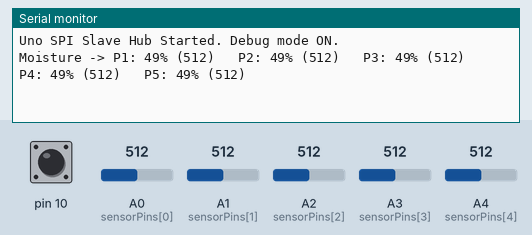
Bench run of a sketch on a simulated Arduino Uno, built with avr-gcc and run on an emulated ATmega328P. Parts: the last lines printed to the serial monitor. The test bench sets the inputs (shaded band); at power-on: A0 (sensorPins[0]) = 512, A1 (sensorPins[1]) = 512, A2 (sensorPins[2]) = 512, A3 (sensorPins[3]) = 512, A4 (sensorPins[4]) = 512, pin 10 HIGH.

Above: at 1.2 s.
1.3 s: A0 (sensorPins[0]) set to 716
At 2.6 s:
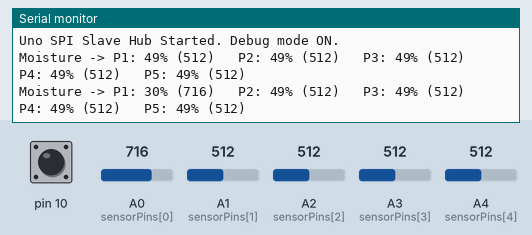
2.8 s: A1 (sensorPins[1]) set to 716
At 3.8 s:
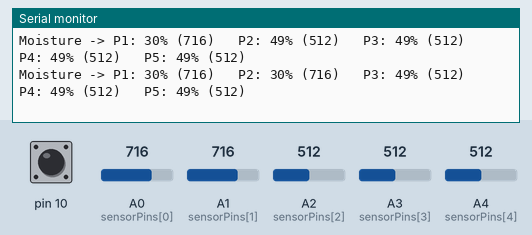
4.3 s: A2 (sensorPins[2]) set to 716
At 5.6 s:
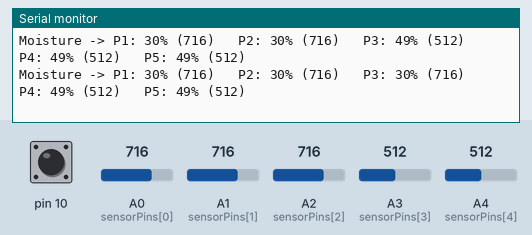
5.8 s: A3 (sensorPins[3]) set to 716
At 6.8 s:
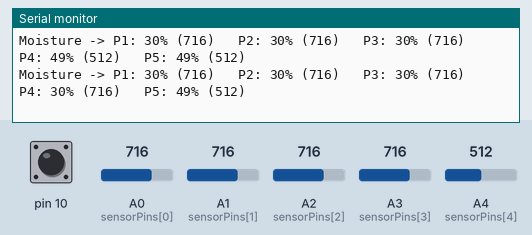
7.3 s: A4 (sensorPins[4]) set to 716
At 8.6 s:
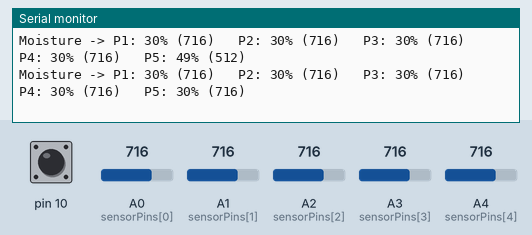
8.8 s: A0 (sensorPins[0]) set to 992
At 9.9 s:
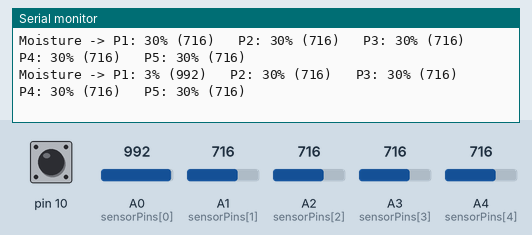
Timing chart, 0 to 11.3 s (numbered marks = the images above; inputs shaded):
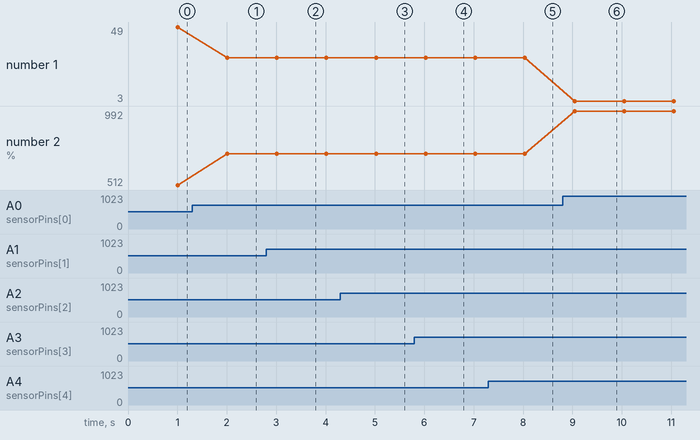

Measured:
- after the input at 1.3 s, the serial monitor: prints a new line after 0.71 s (image 1)
- after the input at 2.8 s, the serial monitor: prints a new line after 0.21 s (image 2)
- after the input at 4.3 s, the serial monitor: prints a new line after 0.72 s (image 3)
- after the input at 5.8 s, the serial monitor: prints a new line after 0.23 s (image 4)
- after the input at 7.3 s, the serial monitor: prints a new line after 0.74 s (image 5)
- after the input at 8.8 s, the serial monitor: prints a new line after 0.24 s (image 6)
- plotted number 1: 49 → 30 after the input at 1.3 s
- plotted number 2: 512 → 716 after the input at 1.3 s, 716 → 992 after the input at 8.8 s

The sketch:

sensor_hub_spi.ino
```cpp
#include <SPI.h>

const int DRY_VALUE = 1023;
const int WET_VALUE = 0;
const int NUM_SENSORS = 5;

const int sensorPins[] = {A0, A1, A2, A3, A4};

volatile byte moistureData[NUM_SENSORS];
volatile byte spiIndex = 0;
unsigned long lastUpdateTime = 0;

void setup() {
  Serial.begin(115200);

  pinMode(MISO, OUTPUT);
  pinMode(SS, INPUT_PULLUP);

  // Turn on SPI in Slave Mode and enable interrupts
  SPCR |= _BV(SPE);
  SPCR |= _BV(SPIE);

  Serial.println("\nUno SPI Slave Hub Started. Debug mode ON.");
}

// SPI Interrupt - Fires automatically when the ESP8266 asks for a byte
ISR(SPI_STC_vect) {
  byte dummy = SPDR;

  spiIndex++;
  if (spiIndex >= NUM_SENSORS) {
    spiIndex = 0;
  }
  SPDR = moistureData[spiIndex];
}

void loop() {
  // Reset the index when the ESP finishes its 5-byte transaction
  if (digitalRead(SS) == HIGH) {
    spiIndex = 0;
    SPDR = moistureData[0];
  }

  // Read sensors and update the array every 1 second
  if (millis() - lastUpdateTime > 1000) {

    // We create a string to hold our output
    String debugOutput = "Moisture -> ";

    for (int i = 0; i < NUM_SENSORS; i++) {
      int raw = analogRead(sensorPins[i]);

      // Map based on 1023 (Dry) to 0 (Wet)
      int percent = map(raw, DRY_VALUE, WET_VALUE, 0, 100);
      percent = constrain(percent, 0, 100);

      moistureData[i] = (byte)percent;

      // Build the debug text with the percentage and the (raw value)
      debugOutput += "P";
      debugOutput += (i + 1);
      debugOutput += ": ";
      debugOutput += percent;
      debugOutput += "% (";
      debugOutput += raw;
      debugOutput += ")   ";
    }

    // Safety Valve: Only print if the serial buffer has room.
    // This prevents the Uno from freezing when running headless on the 9V jack.
    //if (Serial.availableForWrite() > debugOutput.length()) {
      Serial.println(debugOutput);
    //}

    lastUpdateTime = millis();
  }
}
```
